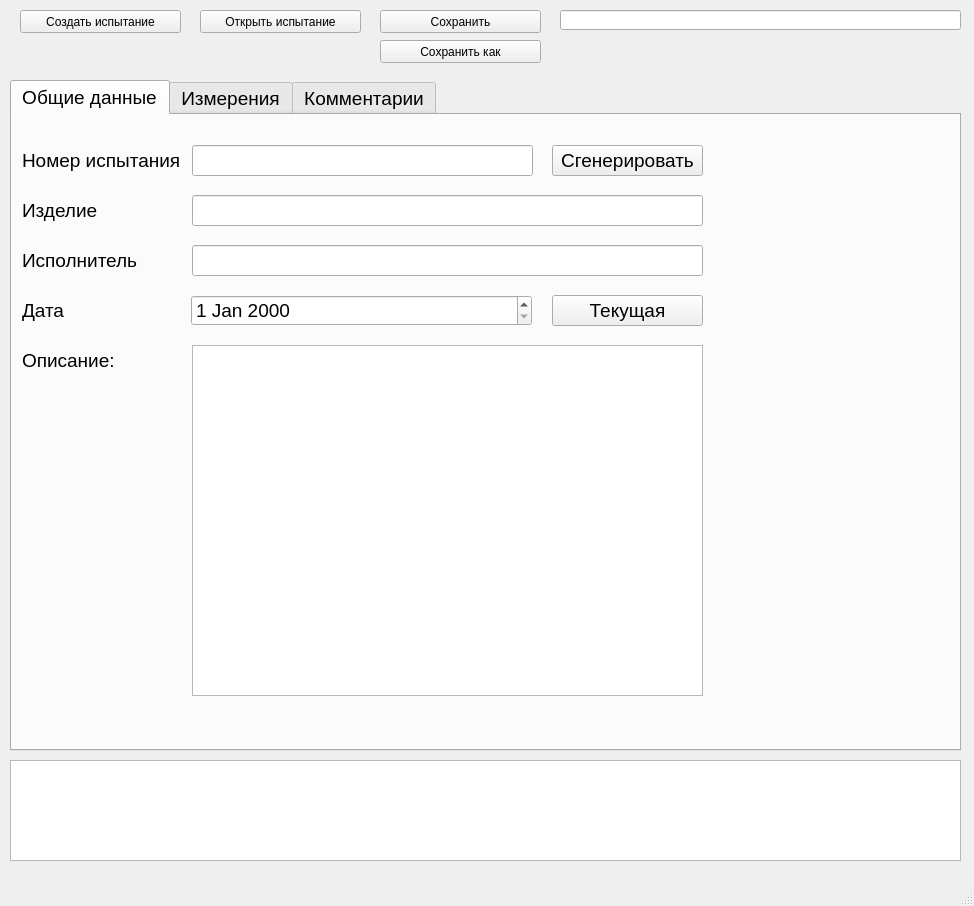
<?xml version="1.0" encoding="UTF-8"?>
<ui version="4.0">
 <class>MainWindow</class>
 <widget class="QMainWindow" name="MainWindow">
  <property name="geometry">
   <rect>
    <x>0</x>
    <y>0</y>
    <width>974</width>
    <height>906</height>
   </rect>
  </property>
  <property name="windowTitle">
   <string>Logger</string>
  </property>
  <widget class="QWidget" name="centralwidget">
   <widget class="QPlainTextEdit" name="InternalLoggerWindow">
    <property name="geometry">
     <rect>
      <x>10</x>
      <y>760</y>
      <width>951</width>
      <height>101</height>
     </rect>
    </property>
    <property name="readOnly">
     <bool>true</bool>
    </property>
   </widget>
   <widget class="QTabWidget" name="TabWidget">
    <property name="geometry">
     <rect>
      <x>10</x>
      <y>80</y>
      <width>951</width>
      <height>671</height>
     </rect>
    </property>
    <property name="font">
     <font>
      <pointsize>14</pointsize>
     </font>
    </property>
    <property name="currentIndex">
     <number>0</number>
    </property>
    <widget class="QWidget" name="Tab1">
     <attribute name="title">
      <string>Общие данные</string>
     </attribute>
     <widget class="QLabel" name="label">
      <property name="geometry">
       <rect>
        <x>10</x>
        <y>20</y>
        <width>171</width>
        <height>51</height>
       </rect>
      </property>
      <property name="font">
       <font>
        <pointsize>14</pointsize>
       </font>
      </property>
      <property name="text">
       <string>Номер испытания</string>
      </property>
     </widget>
     <widget class="QLineEdit" name="ExpId">
      <property name="geometry">
       <rect>
        <x>180</x>
        <y>30</y>
        <width>341</width>
        <height>31</height>
       </rect>
      </property>
      <property name="text">
       <string/>
      </property>
     </widget>
     <widget class="QPushButton" name="GenerateExpId">
      <property name="geometry">
       <rect>
        <x>540</x>
        <y>30</y>
        <width>151</width>
        <height>31</height>
       </rect>
      </property>
      <property name="text">
       <string>Сгенерировать</string>
      </property>
     </widget>
     <widget class="QLabel" name="label_2">
      <property name="geometry">
       <rect>
        <x>10</x>
        <y>70</y>
        <width>171</width>
        <height>51</height>
       </rect>
      </property>
      <property name="font">
       <font>
        <pointsize>14</pointsize>
       </font>
      </property>
      <property name="text">
       <string>Изделие</string>
      </property>
     </widget>
     <widget class="QLineEdit" name="ProductName">
      <property name="geometry">
       <rect>
        <x>180</x>
        <y>80</y>
        <width>511</width>
        <height>31</height>
       </rect>
      </property>
      <property name="text">
       <string/>
      </property>
     </widget>
     <widget class="QLabel" name="label_3">
      <property name="geometry">
       <rect>
        <x>10</x>
        <y>120</y>
        <width>171</width>
        <height>51</height>
       </rect>
      </property>
      <property name="font">
       <font>
        <pointsize>14</pointsize>
       </font>
      </property>
      <property name="text">
       <string>Исполнитель</string>
      </property>
     </widget>
     <widget class="QLineEdit" name="ExecutorName">
      <property name="geometry">
       <rect>
        <x>180</x>
        <y>130</y>
        <width>511</width>
        <height>31</height>
       </rect>
      </property>
      <property name="text">
       <string/>
      </property>
     </widget>
     <widget class="QLabel" name="label_4">
      <property name="geometry">
       <rect>
        <x>10</x>
        <y>170</y>
        <width>171</width>
        <height>51</height>
       </rect>
      </property>
      <property name="font">
       <font>
        <pointsize>14</pointsize>
       </font>
      </property>
      <property name="text">
       <string>Дата</string>
      </property>
     </widget>
     <widget class="QPushButton" name="TakeCurrentDate">
      <property name="geometry">
       <rect>
        <x>540</x>
        <y>180</y>
        <width>151</width>
        <height>31</height>
       </rect>
      </property>
      <property name="text">
       <string>Текущая</string>
      </property>
     </widget>
     <widget class="QLabel" name="label_5">
      <property name="geometry">
       <rect>
        <x>10</x>
        <y>220</y>
        <width>171</width>
        <height>51</height>
       </rect>
      </property>
      <property name="font">
       <font>
        <pointsize>14</pointsize>
       </font>
      </property>
      <property name="text">
       <string>Описание:</string>
      </property>
     </widget>
     <widget class="QTextEdit" name="ExpDescription">
      <property name="geometry">
       <rect>
        <x>180</x>
        <y>230</y>
        <width>511</width>
        <height>351</height>
       </rect>
      </property>
     </widget>
     <widget class="QDateEdit" name="ExpDate">
      <property name="geometry">
       <rect>
        <x>179</x>
        <y>180</y>
        <width>341</width>
        <height>31</height>
       </rect>
      </property>
      <property name="readOnly">
       <bool>false</bool>
      </property>
     </widget>
    </widget>
    <widget class="QWidget" name="Tab2">
     <attribute name="title">
      <string>Измерения</string>
     </attribute>
     <widget class="QComboBox" name="Device1ComboBox">
      <property name="geometry">
       <rect>
        <x>20</x>
        <y>20</y>
        <width>911</width>
        <height>31</height>
       </rect>
      </property>
     </widget>
     <widget class="QPushButton" name="Device1SearchButton">
      <property name="geometry">
       <rect>
        <x>20</x>
        <y>60</y>
        <width>171</width>
        <height>31</height>
       </rect>
      </property>
      <property name="text">
       <string>Поиск</string>
      </property>
     </widget>
     <widget class="QPushButton" name="Device1WindowButton">
      <property name="geometry">
       <rect>
        <x>20</x>
        <y>100</y>
        <width>171</width>
        <height>31</height>
       </rect>
      </property>
      <property name="text">
       <string>Окно измерений</string>
      </property>
     </widget>
     <widget class="QLineEdit" name="Device1SearchStatusLine">
      <property name="enabled">
       <bool>true</bool>
      </property>
      <property name="geometry">
       <rect>
        <x>210</x>
        <y>60</y>
        <width>721</width>
        <height>31</height>
       </rect>
      </property>
      <property name="readOnly">
       <bool>true</bool>
      </property>
     </widget>
    </widget>
    <widget class="QWidget" name="Tab3">
     <attribute name="title">
      <string>Комментарии</string>
     </attribute>
     <widget class="QTableWidget" name="CommentsTable">
      <property name="geometry">
       <rect>
        <x>30</x>
        <y>20</y>
        <width>881</width>
        <height>531</height>
       </rect>
      </property>
     </widget>
     <widget class="QPushButton" name="AddCommentButton">
      <property name="geometry">
       <rect>
        <x>30</x>
        <y>570</y>
        <width>231</width>
        <height>31</height>
       </rect>
      </property>
      <property name="text">
       <string>Добавить комментарий</string>
      </property>
     </widget>
     <widget class="QPushButton" name="EditCommentButton">
      <property name="geometry">
       <rect>
        <x>280</x>
        <y>570</y>
        <width>231</width>
        <height>31</height>
       </rect>
      </property>
      <property name="text">
       <string>Изменить комментарий</string>
      </property>
     </widget>
     <widget class="QPushButton" name="DeleteCommentButton">
      <property name="geometry">
       <rect>
        <x>530</x>
        <y>570</y>
        <width>231</width>
        <height>31</height>
       </rect>
      </property>
      <property name="text">
       <string>Удалить комментарий</string>
      </property>
     </widget>
    </widget>
   </widget>
   <widget class="QPushButton" name="CreateExp">
    <property name="geometry">
     <rect>
      <x>20</x>
      <y>10</y>
      <width>161</width>
      <height>23</height>
     </rect>
    </property>
    <property name="text">
     <string>Создать испытание</string>
    </property>
   </widget>
   <widget class="QPushButton" name="OpenExp">
    <property name="geometry">
     <rect>
      <x>200</x>
      <y>10</y>
      <width>161</width>
      <height>23</height>
     </rect>
    </property>
    <property name="text">
     <string>Открыть испытание</string>
    </property>
   </widget>
   <widget class="QPushButton" name="SaveExp">
    <property name="geometry">
     <rect>
      <x>380</x>
      <y>10</y>
      <width>161</width>
      <height>23</height>
     </rect>
    </property>
    <property name="text">
     <string>Сохранить</string>
    </property>
   </widget>
   <widget class="QLineEdit" name="CurrentExp">
    <property name="geometry">
     <rect>
      <x>560</x>
      <y>10</y>
      <width>401</width>
      <height>20</height>
     </rect>
    </property>
    <property name="readOnly">
     <bool>true</bool>
    </property>
   </widget>
   <widget class="QPushButton" name="SaveAsButton">
    <property name="geometry">
     <rect>
      <x>380</x>
      <y>40</y>
      <width>161</width>
      <height>23</height>
     </rect>
    </property>
    <property name="text">
     <string>Сохранить как</string>
    </property>
   </widget>
  </widget>
  <widget class="QMenuBar" name="menubar">
   <property name="geometry">
    <rect>
     <x>0</x>
     <y>0</y>
     <width>974</width>
     <height>21</height>
    </rect>
   </property>
  </widget>
  <widget class="QStatusBar" name="statusbar"/>
 </widget>
 <resources/>
 <connections/>
</ui>
